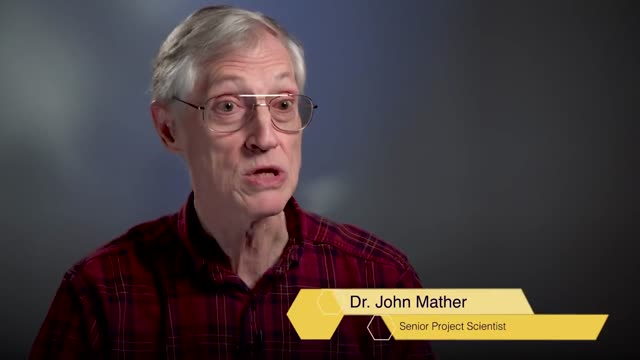
#> input picture Cutroom-Studio/cutroom-studio/samples/galaxies.jpg, 640 x 360 px
$ python -i fullscreen_skill.py   (imports and definitions only)
#> lines starting #> are read from the running program, lines starting #| are printed output that depends on the picture; after the words box and inside, x2 and y2 are one past the last pixel; in counts of white or black regions, pixels touching at a corner belong together
#> further down, picture is the input picture: shape (360, 640, 3); mean B, G, R 62.3, 62.1, 72.2
"""
Full Screen Smart Reframing & Intelligent Cropping Skill (fullscreenreframe).
Converts any non-9:16 (e.g. 16:9) video into a professionally framed 9:16 FULL SCREEN
(crop-to-fill, 1080x1920) clip.

Features:
- Whole-scene understanding: active speaker, second person, screens/slides, action, saliency.
- Multi-person framing & must-keep greedy packing.
- Optimal horizontal window solving (solve_x) with head-cut & object-cut protection.
- Hold-first camera path, smoothstep eased pans, and speaker-turn instant cuts.
- Single-pass sub-pixel Lanczos affine warp render to FFmpeg H.264/AAC.
- Automated QC gate: head cut rate, coverage, hold ratio, cropped-out audit.
"""

import os, sys, json, math, subprocess, logging, tempfile, shutil
from pathlib import Path
from dataclasses import dataclass, asdict
from typing import List, Dict, Tuple, Optional, Any
import cv2
import numpy as np

LOG = logging.getLogger('cutroom.fullscreen_skill')

# Haar Cascades for face and profile detection
FACE_CASCADE = cv2.CascadeClassifier(cv2.data.haarcascades + "haarcascade_frontalface_default.xml")
PROFILE_CASCADE = cv2.CascadeClassifier(cv2.data.haarcascades + "haarcascade_profileface.xml")

CFG = dict(
    step=8,
    face_cut_penalty=3.0,
    obj_cut_penalty=1.2,
    edge_margin=0.06,
    comp_w=0.15,
    move_cost=0.3,
    deadzone=0.08,
    dwell=0.7,
    min_hold=1.5,
    min_move=0.5,
    max_speed=0.5,
    jump_dist=0.6,
    anticipation=0.2
)

@dataclass
class Item:
    kind: str                  # head | body | object | action | text | salient
    x0: float
    y0: float
    x1: float
    y1: float
    weight: float
    must: bool = False
    label: str = ""

# [22 lines left out: functions window_size, is_cut, iou, not called in this run]

def nms(boxes: List[Tuple[float, float, float, float]], thr: float = 0.4) -> List[Tuple[float, float, float, float]]:
    out = []
    for b in sorted(boxes, key=lambda b: -b[2] * b[3]):
        if all(iou(b, o) < thr for o in out):
            out.append(b)
    return out

# [22 lines left out: function detect_faces, not called in this run]

class Tracker:
    """Coasting tracker with 8 samples (2.0s) memory to prevent crop jumping."""
    # [35 lines left out: functions __init__, update, mouth_energy, not called in this run]

def screen_boxes(bgr: np.ndarray) -> List[Tuple[float, float, float, float]]:
    """Detect slides, monitors, or screen rectangles."""
    g = cv2.cvtColor(bgr, cv2.COLOR_BGR2GRAY)
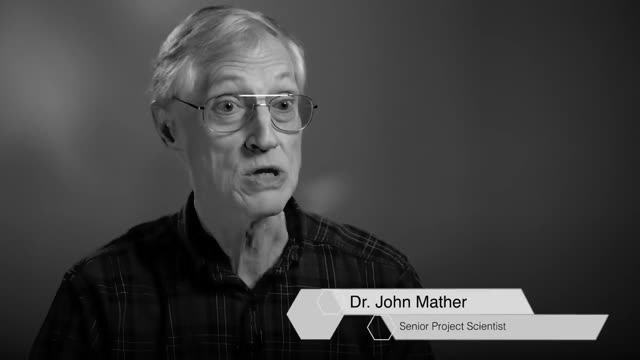
#> g: shape (360, 640); min 0, max 249, mean 65.1
    H, W = g.shape
#> H = 360; W = 640
    e = cv2.dilate(cv2.Canny(g, 60, 160), np.ones((3, 3), np.uint8))
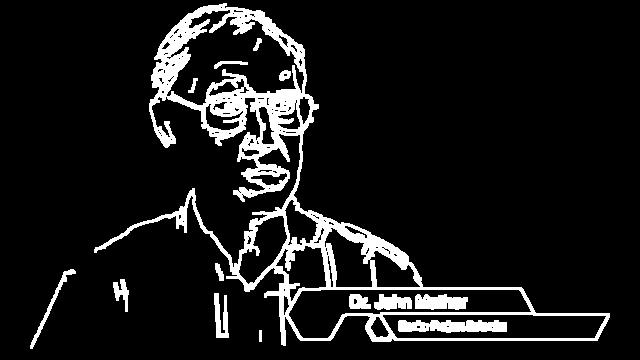
#> e: shape (360, 640); 9.9% white; 14 white regions
    out = []
    contours = cv2.findContours(e, cv2.RETR_LIST, cv2.CHAIN_APPROX_SIMPLE)[0]
#> contours = 156 contours, 112 with area under 20; largest, box (x1, y1, x2, y2) and area: (94, 3, 610, 346) 44030, (166, 9, 305, 106) 7033, (288, 289, 532, 339) 6385, (382, 314, 607, 339) 5009, (238, 215, 288, 285) 1785
    for c in contours:
        p = cv2.approxPolyDP(c, 0.02 * cv2.arcLength(c, True), True)
        if len(p) == 4 and cv2.isContourConvex(p):
            x, y, w, h = cv2.boundingRect(p)
            if 0.03 < (w * h) / (W * H) < 0.6 and 0.4 < w / h < 3.0:
                out.append((float(x), float(y), float(w), float(h)))
#> this loop made 156 passes
#> (p, x, y, w, h) on passes 1, 2, 8, 9, 10, 28, 35, 41, 42, 43: ([[259, 330], [259, 341], [261, 341], [261, 330]], 259, 330, 3, 12), ([[491, 327], [492, 326], [493, 327], [492, 328]], 491, 326, 3, 3), ([[382, 315], [606, 316], [594, 338], [397, 338]], 382, 315, 225, 24), ([[425, 299], [426, 298], [427, 299], [426, 300]], 425, 298, 3, 3), ([[417, 299], [418, 298], [419, 299], [418, 300]], 417, 298, 3, 3), ([[383, 248], [384, 247], [385, 248], [384, 249]], 383, 247, 3, 3), ([[247, 236], [248, 235], [249, 236], [248, 237]], 247, 235, 3, 3), ([[324, 221], [325, 220], [326, 221], [325, 222]], 324, 220, 3, 3), ([[182, 221], [183, 220], [184, 221], [183, 222]], 182, 220, 3, 3), ([[323, 220], [324, 219], [325, 220], [324, 221]], 323, 219, 3, 3)
#> (x, y, w, h) on passes 64, 65, 66, 69, 72, 74: (170, 138, 3, 3), (246, 137, 3, 3), (160, 134, 3, 3), (159, 132, 3, 3), (158, 131, 3, 3), (279, 129, 3, 3)
#> after the loop, out = []
    return nms(out)

# [392 lines left out: functions action_boxes, spectral_saliency, resolve_must_keep, solve_x, plan_keyframes, x_at and 4 more, not called in this run]

>>> import cv2
>>> picture = cv2.imread('../samples/galaxies.jpg')
>>> result = screen_boxes(picture)
#> result = []

$ run again, on Cutroom-Studio/cutroom-studio/samples/path.jpg
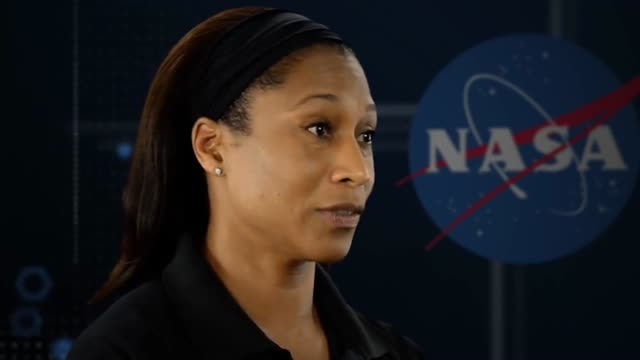
#> input picture Cutroom-Studio/cutroom-studio/samples/path.jpg, 640 x 360 px
#> picture is the input picture: shape (360, 640, 3); mean B, G, R 31.8, 30.6, 33.1
#> in screen_boxes, `g = cv2.cvtColor(bgr, cv2.COLOR_BGR2GRAY)`:
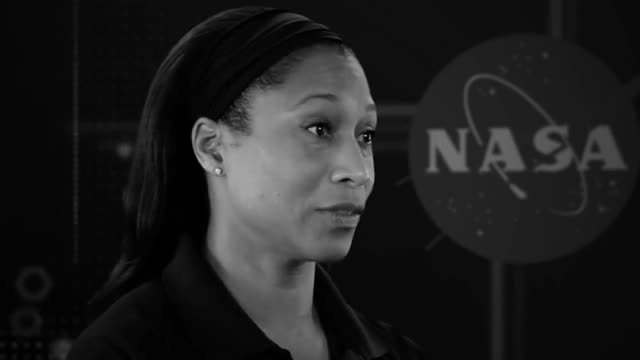
#> g: shape (360, 640); min 0, max 216, mean 31.5
#> in screen_boxes, `e = cv2.dilate(cv2.Canny(g, 60, 160), np.ones((3, 3), np.uint8))`:
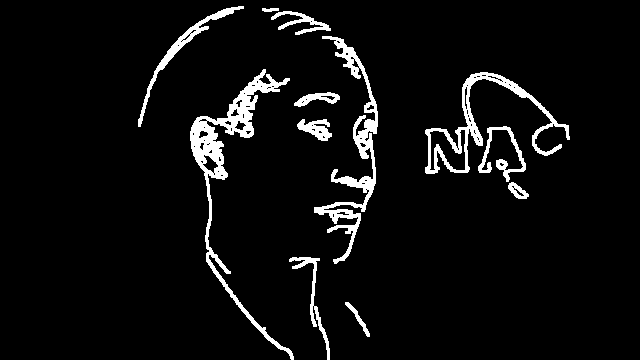
#> e: shape (360, 640); 5.5% white; 12 white regions
#> contours = 98 contours, 70 with area under 20; largest, box (x1, y1, x2, y2) and area: (190, 69, 294, 360) 3605, (425, 72, 570, 174) 2800, (314, 36, 378, 264) 2365, (429, 129, 466, 171) 860, (138, 6, 244, 127) 830
#> the loop in screen_boxes, `for c in contours:` made 98 passes
#> (p, x, y) on passes 5, 13, 20, 23, 25, 26, 29: ([[365, 189], [366, 188], [367, 189], [366, 190]], 365, 188), ([[217, 171], [218, 170], [219, 171], [218, 172]], 217, 170), ([[193, 146], [194, 145], [195, 146], [194, 147]], 193, 145), ([[208, 143], [209, 142], [210, 143], [209, 144]], 208, 142), ([[478, 141], [479, 140], [480, 141], [479, 142]], 478, 140), ([[203, 140], [204, 139], [205, 140], [204, 141]], 203, 139), ([[476, 137], [477, 136], [478, 137], [477, 138]], 476, 136)
#> after the loop in screen_boxes, `for c in contours:`: out = []
